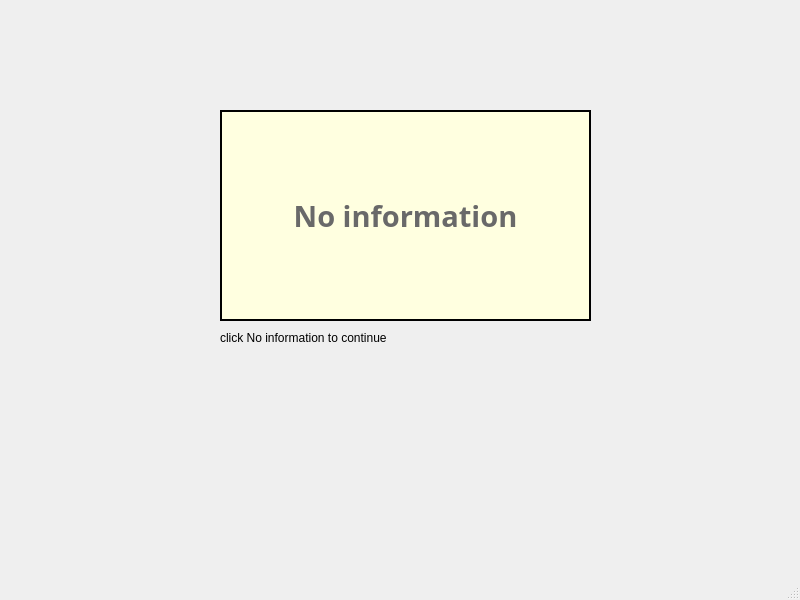
<?xml version="1.0" encoding="UTF-8"?>
<ui version="4.0">
 <class>MainWindow</class>
 <widget class="QMainWindow" name="MainWindow">
  <property name="geometry">
   <rect>
    <x>0</x>
    <y>0</y>
    <width>800</width>
    <height>600</height>
   </rect>
  </property>
  <property name="windowTitle">
   <string>MainWindow</string>
  </property>
  <widget class="QWidget" name="centralwidget">
   <widget class="QPushButton" name="btninfo">
    <property name="geometry">
     <rect>
      <x>220</x>
      <y>110</y>
      <width>371</width>
      <height>211</height>
     </rect>
    </property>
    <property name="font">
     <font>
      <family>Rockwell Extra Bold</family>
      <pointsize>22</pointsize>
      <weight>75</weight>
      <bold>true</bold>
     </font>
    </property>
    <property name="styleSheet">
     <string notr="true">color:#696969;
background-color: #FFFFE0;
border: 2px solid black;
</string>
    </property>
    <property name="text">
     <string>No information</string>
    </property>
   </widget>
   <widget class="QLabel" name="label">
    <property name="geometry">
     <rect>
      <x>220</x>
      <y>330</y>
      <width>191</width>
      <height>16</height>
     </rect>
    </property>
    <property name="text">
     <string>click No information to continue</string>
    </property>
   </widget>
  </widget>
  <widget class="QMenuBar" name="menubar">
   <property name="geometry">
    <rect>
     <x>0</x>
     <y>0</y>
     <width>800</width>
     <height>26</height>
    </rect>
   </property>
  </widget>
  <widget class="QStatusBar" name="statusbar"/>
 </widget>
 <resources/>
 <connections/>
</ui>
